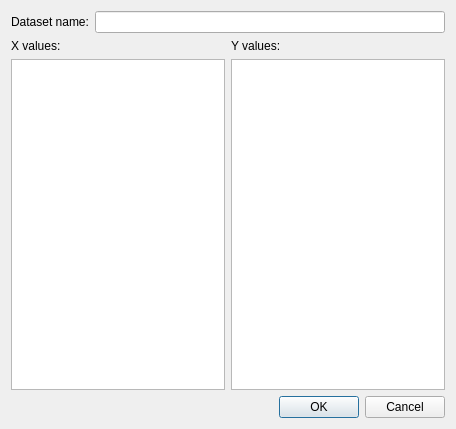
<?xml version="1.0" encoding="UTF-8"?>
<ui version="4.0">
 <class>Dialog</class>
 <widget class="QDialog" name="Dialog">
  <property name="geometry">
   <rect>
    <x>0</x>
    <y>0</y>
    <width>456</width>
    <height>429</height>
   </rect>
  </property>
  <property name="windowTitle">
   <string>Create dataset from parameter</string>
  </property>
  <layout class="QGridLayout" name="gridLayout">
   <item row="0" column="0">
    <widget class="QLabel" name="label_3">
     <property name="text">
      <string>Dataset name:</string>
     </property>
    </widget>
   </item>
   <item row="2" column="2">
    <widget class="DataValueListWidget" name="yaxisList"/>
   </item>
   <item row="1" column="2">
    <widget class="QLabel" name="label_2">
     <property name="text">
      <string>Y values:</string>
     </property>
    </widget>
   </item>
   <item row="2" column="0" colspan="2">
    <widget class="DataValueListWidget" name="xaxisList"/>
   </item>
   <item row="0" column="1" colspan="2">
    <widget class="QLineEdit" name="nameBox"/>
   </item>
   <item row="1" column="0">
    <widget class="QLabel" name="label">
     <property name="sizePolicy">
      <sizepolicy hsizetype="Fixed" vsizetype="Preferred">
       <horstretch>0</horstretch>
       <verstretch>0</verstretch>
      </sizepolicy>
     </property>
     <property name="text">
      <string>X values:</string>
     </property>
    </widget>
   </item>
   <item row="3" column="0" colspan="3">
    <widget class="QDialogButtonBox" name="buttonBox">
     <property name="orientation">
      <enum>Qt::Horizontal</enum>
     </property>
     <property name="standardButtons">
      <set>QDialogButtonBox::Cancel|QDialogButtonBox::Ok</set>
     </property>
    </widget>
   </item>
  </layout>
 </widget>
 <customwidgets>
  <customwidget>
   <class>DataValueListWidget</class>
   <extends>QListWidget</extends>
   <header>ufit.gui.datawidgets</header>
  </customwidget>
 </customwidgets>
 <tabstops>
  <tabstop>nameBox</tabstop>
  <tabstop>buttonBox</tabstop>
 </tabstops>
 <resources/>
 <connections>
  <connection>
   <sender>buttonBox</sender>
   <signal>accepted()</signal>
   <receiver>Dialog</receiver>
   <slot>accept()</slot>
   <hints>
    <hint type="sourcelabel">
     <x>248</x>
     <y>254</y>
    </hint>
    <hint type="destinationlabel">
     <x>157</x>
     <y>274</y>
    </hint>
   </hints>
  </connection>
  <connection>
   <sender>buttonBox</sender>
   <signal>rejected()</signal>
   <receiver>Dialog</receiver>
   <slot>reject()</slot>
   <hints>
    <hint type="sourcelabel">
     <x>316</x>
     <y>260</y>
    </hint>
    <hint type="destinationlabel">
     <x>286</x>
     <y>274</y>
    </hint>
   </hints>
  </connection>
 </connections>
</ui>
